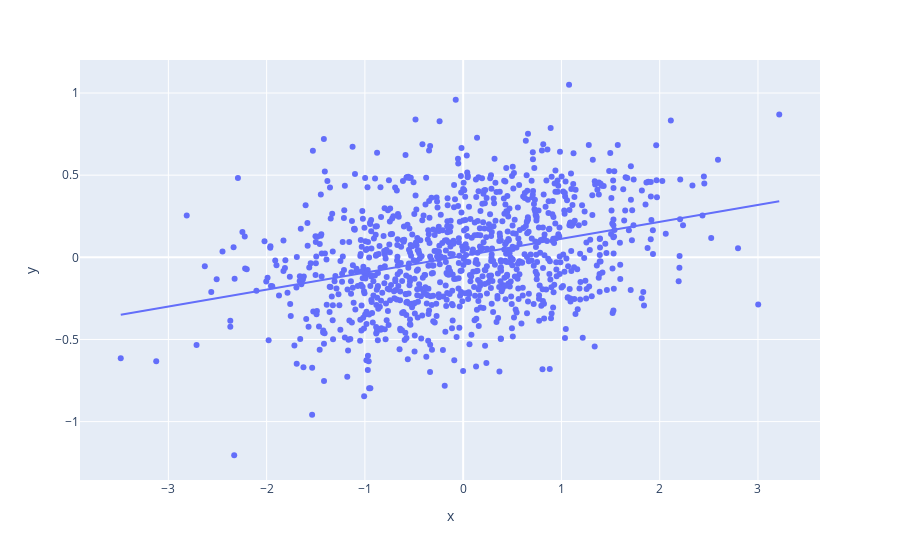

Notebook cell for this chart:
### Code cell
px.scatter( df, x = 'x', y = 'y', trendline= 'ols' )

### Figure 1 — Plotly figure (JSON) as saved in the notebook; plotly's stock layout.template omitted (floating-point values rounded to 4 significant figures; data arrays with more than 128 entries replaced by an {"elided": "..."} marker saying what was removed)
{"data": [{"hovertemplate": "x=%{x}<br>y=%{y}<extra></extra>", "legendgroup": "", "marker": {"color": "#636efa", "symbol": "circle"}, "mode": "markers", "name": "", "orientation": "v", "showlegend": false, "type": "scatter", "x": {"elided": "1000 float values"}, "xaxis": "x", "y": {"elided": "1000 float values"}, "yaxis": "y"}, {"hovertemplate": "<b>OLS trendline</b><br>y = 0.103169 * x + 0.00946911<br>R<sup>2</sup>=0.108679<br><br>x=%{x}<br>y=%{y} <b>(trend)</b><extra></extra>", "legendgroup": "", "marker": {"color": "#636efa", "symbol": "circle"}, "mode": "lines", "name": "", "showlegend": false, "type": "scatter", "x": {"elided": "1000 float values"}, "xaxis": "x", "y": {"elided": "1000 float values"}, "yaxis": "y"}], "layout": {"autosize": true, "legend": {"tracegroupgap": 0}, "margin": {"t": 60}, "xaxis": {"anchor": "y", "autorange": true, "domain": [0, 1], "range": [-3.896, 3.628], "title": {"text": "x"}, "type": "linear"}, "yaxis": {"anchor": "x", "autorange": true, "domain": [0, 1], "range": [-1.379, 1.225], "title": {"text": "y"}, "type": "linear"}}}
